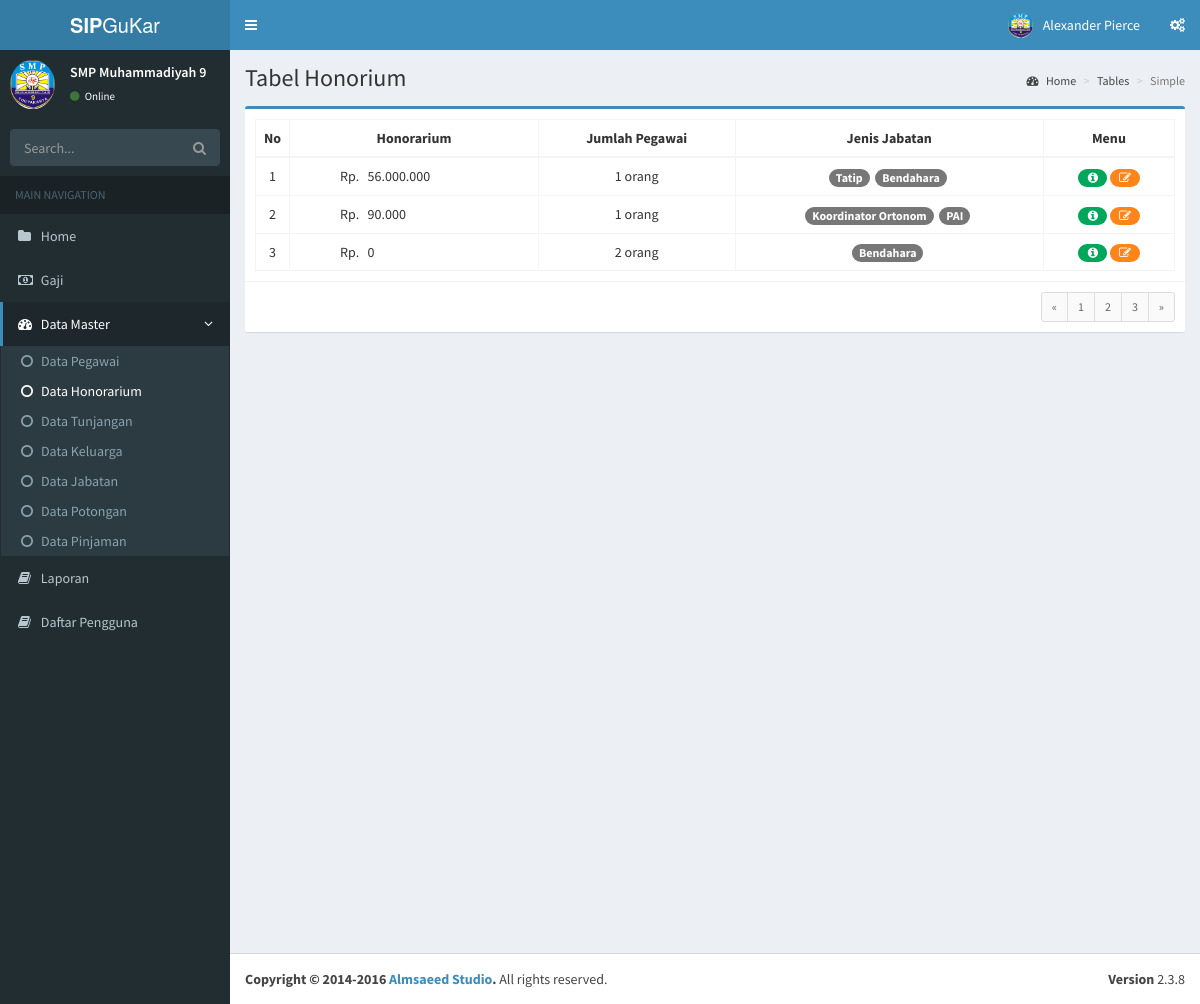
The page /honor on the database as committed earlier.
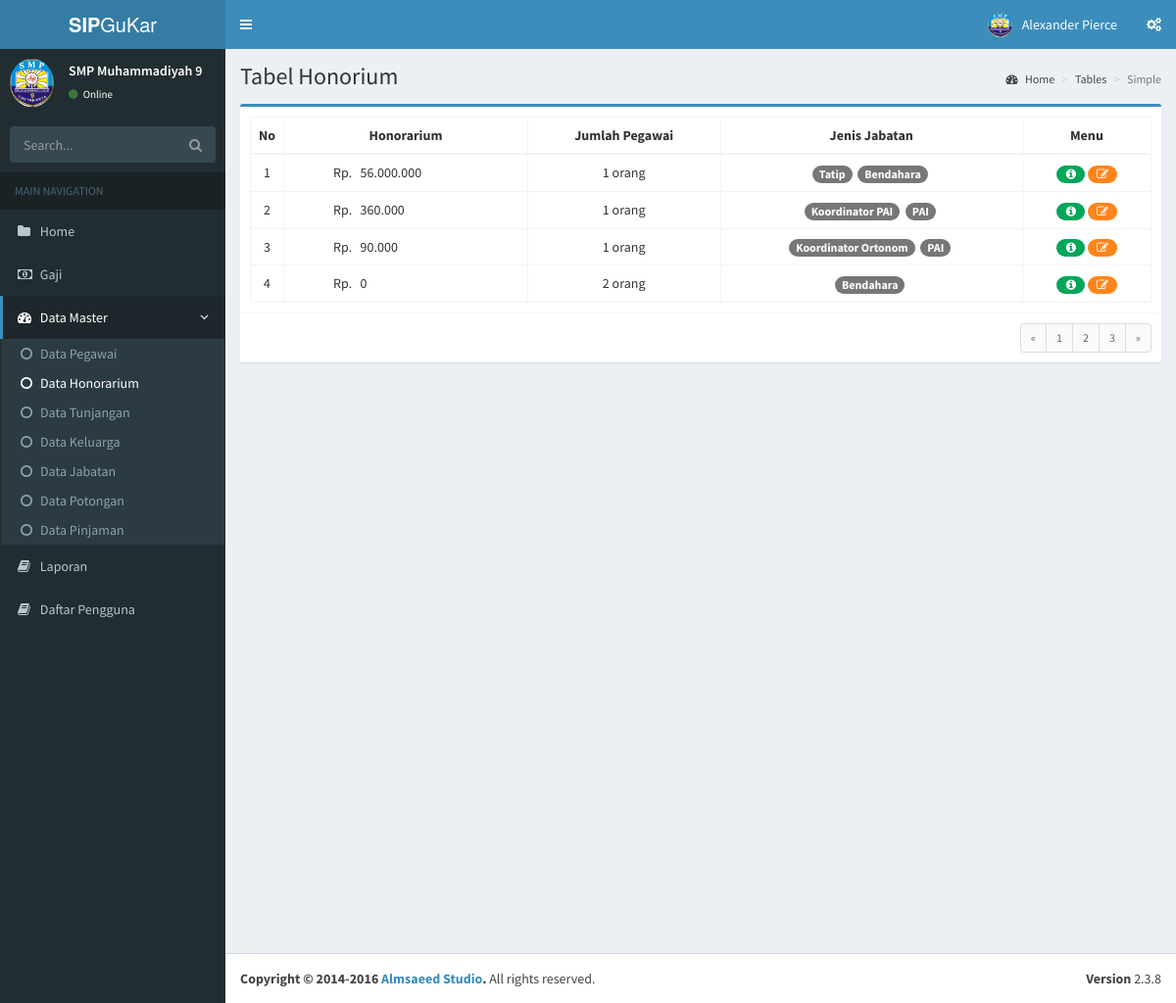
The same page on the database as committed later.
### tables this page shows
CREATE TABLE `pegawai` (
  `id_pegawai` int(11) NOT NULL,
  `nbm` varchar(100) DEFAULT NULL,
  `nama` varchar(100) NOT NULL,
  `tempat_lahir` varchar(100) NOT NULL,
  `tgl_lahir` date NOT NULL,
  `telepon` int(20) NOT NULL,
  `jns_pegawai` enum('0','1') NOT NULL,
  `gender` enum('P','L') NOT NULL,
  `email` varchar(100) NOT NULL,
  `status_pegawai` enum('P','T0','T1') DEFAULT NULL,
  `status` int(1) NOT NULL,
  `agama` enum('Islam','Protestan','Katolik','Hindu','Buddha','Khonghucu') NOT NULL,
  `umur` varchar(20) NOT NULL,
  `honor` int(11) DEFAULT NULL,
  `created_at` timestamp NOT NULL DEFAULT current_timestamp(),
  `created_by` int(11) DEFAULT NULL
);

### application/libraries/Template.php (called while the page is built)
<?php if ( ! defined('BASEPATH')) exit('No direct script access allowed');
class Template {
		var $template_data = array();
		function set($name, $value)
		{
			$this->template_data[$name] = $value;
		}
		function load($template = '', $view = '' , $view_data = array(), $return = FALSE)
		{
			$this->CI =& get_instance();
			$this->set('contents', $this->CI->load->view($view, $view_data, TRUE));
			return $this->CI->load->view($template, $this->template_data, $return);
		}
}

### application/controllers/Honor.php (called while the page is built, shortened)
<?php
class Honor extends CI_Controller {
	public function index($honor = NULL)
	{
		$data['title']= 'Tabel Honorium';
		$data['honors']= $this->M_honor->get_honor($honor)->result_array();
		$pegawai = array();
		foreach ($data['honors'] as $key => $value) {
			$pegawai[] = $data['honors'][$key]['pegawai'];
		}
		$explode = array();
		foreach ($pegawai as $key => $value) {
			$explode[] = explode(',', $pegawai[$key]);
		}
		$data['result'] = array();
		for ($i=0;  $i < count($explode) ; $i++) {
			$data['result'][] = count($explode[$i]);
		}
		foreach ($data['honors'] as $key => $value) {
			$data['honors'][$key]['result'] = $data['result'][$key];
		}
		$this->template->load('index','honor/table_honor', $data);
	}
}

### index.php (called while the page is built, shortened)
<?php
require_once BASEPATH.'core/CodeIgniter.php';

### application/models/M_honor.php (called while the page is built, shortened)
<?php
class M_honor extends CI_Model{
	public function get_honor($honor = TRUE)
	{
		if ($honor != NULL) {
			$this->db->select('p.*, GROUP_CONCAT(DISTINCT jbt.jabatan) jbt_list,
							   GROUP_CONCAT(DISTINCT CONCAT(jbt.jabatan, "</span>&nbsp;<span>") ORDER BY p.nama SEPARATOR "</span>&nbsp;<span>") as result_list');
			$this->db->join('jbt_pegawai jp', 'jp.id_pegawai = p.id_pegawai', 'LEFT');
			$this->db->join('jabatan jbt', 'jbt.id_jabatan = jp.id_jabatan', 'LEFT');
			$this->db->group_by('p.id_pegawai');
			return $this->db->get_where('pegawai p', array('p.honor' => $honor));
		} else {
			$this->db->select('p.honor, p.id_pegawai, GROUP_CONCAT(DISTINCT p.id_pegawai) pegawai,
							   GROUP_CONCAT(DISTINCT jbt.jabatan) jbt_list,
							   GROUP_CONCAT(DISTINCT CONCAT(jbt.jabatan, "</span>&nbsp;<span>") ORDER BY p.nama SEPARATOR "</span>&nbsp;<span>") as result_list');
			$this->db->order_by('p.honor', 'DESC');
			$this->db->join('jbt_pegawai jp', 'jp.id_pegawai = p.id_pegawai', 'LEFT');
			$this->db->join('jabatan jbt', 'jbt.id_jabatan = jp.id_jabatan', 'LEFT');
			$this->db->group_by('honor');
			return $this->db->get('pegawai p');
		}
	}
}

### application/views/honor/table_honor.php (the view, shortened to what this page needs)
<section class="content">
	<div class="row">
		<div class="col-md-12">
			<div class="box box-primary">
				<div class="box-body">
					<table class="table table-bordered table-hover responsive text-center">
						<thead>
							<th style="width: 10px">No</th>
							<th>Honorarium</th>
							<th>Jumlah Pegawai</th>
							<th>Jenis Jabatan</th>
							<th>Menu</th>
						</thead>
						<tbody>
						<?php
							$no=1; foreach ($honors as $key => $honor) : ?>
							<tr>
								<td style="width: 10px"><?php echo $no++;?></td>
								<td style="text-align: left; padding-left: 50px;"><?php echo 'Rp. &nbsp;&nbsp;'.number_format($honor['honor'],0,',','.');?></td>
								<td><?php echo $honor['result'].' orang';?></td>
								<td class="badge-edit"><span><?php echo $honor['result_list'];?></span></td>
								<td>
									<a href="<?php echo site_url('honor/detail/'.$honor['honor']);?>" title="Detail" data-toggle="tooltip" data-placement="left">
										<span class="badge bg-green"><i class="fa fa-fw fa-info-circle"></i></span>
									</a>
									<a href="" title="Edit" data-tooltip="tooltip" data-toggle="modal" data-target="#editHonor<?php echo $honor['honor'];?>" data-placement="right">
										<span class="badge bg-orange"><i class="fa fa-fw fa-pencil-square-o"></i></span>
									</a>
								</td>
							</tr>
							<?php endforeach; ?>
						</tbody>
					</table>
				</div>
				<div class="box-footer clearfix">
					<ul class="pagination pagination-sm no-margin pull-right">
						<li><a href="#">&laquo;</a></li>
						<li><a href="#">1</a></li>
						<li><a href="#">2</a></li>
						<li><a href="#">3</a></li>
						<li><a href="#">&raquo;</a></li>
					</ul>
				</div>
			</div>
</section>
</div>

Rows that differ between the two databases and show on the page:
added pegawai: honor "360.000", result "1", result_list "Koordinator PAI PAI"
